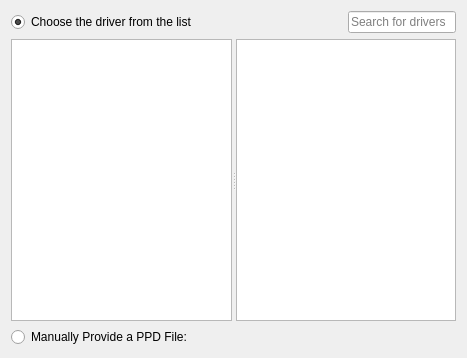
<?xml version="1.0" encoding="UTF-8"?>
<ui version="4.0">
 <class>SelectMakeModel</class>
 <widget class="QWidget" name="SelectMakeModel">
  <property name="geometry">
   <rect>
    <x>0</x>
    <y>0</y>
    <width>467</width>
    <height>358</height>
   </rect>
  </property>
  <property name="windowTitle">
   <string>Select a Driver</string>
  </property>
  <layout class="QGridLayout" name="gridLayout">
   <item row="2" column="0">
    <widget class="QRadioButton" name="radioButton">
     <property name="text">
      <string>Manually Provide a PPD File:</string>
     </property>
    </widget>
   </item>
   <item row="2" column="1">
    <widget class="KUrlRequester" name="kurlrequester">
     <property name="enabled">
      <bool>false</bool>
     </property>
     <property name="sizePolicy">
      <sizepolicy hsizetype="Expanding" vsizetype="Fixed">
       <horstretch>0</horstretch>
       <verstretch>0</verstretch>
      </sizepolicy>
     </property>
     <property name="filter">
      <string>*.ppd *.ppd.gz|PostScript Printer Description files</string>
     </property>
    </widget>
   </item>
   <item row="1" column="0" colspan="2">
    <widget class="QSplitter" name="splitter">
     <property name="sizePolicy">
      <sizepolicy hsizetype="Preferred" vsizetype="Expanding">
       <horstretch>0</horstretch>
       <verstretch>0</verstretch>
      </sizepolicy>
     </property>
     <property name="orientation">
      <enum>Qt::Horizontal</enum>
     </property>
     <property name="childrenCollapsible">
      <bool>false</bool>
     </property>
     <widget class="QListView" name="makeView">
      <property name="sizePolicy">
       <sizepolicy hsizetype="Preferred" vsizetype="Expanding">
        <horstretch>0</horstretch>
        <verstretch>0</verstretch>
       </sizepolicy>
      </property>
     </widget>
     <widget class="QListView" name="ppdsLV">
      <property name="editTriggers">
       <set>QAbstractItemView::NoEditTriggers</set>
      </property>
     </widget>
    </widget>
   </item>
   <item row="0" column="0" colspan="2">
    <layout class="QHBoxLayout" name="horizontalLayout">
     <item>
      <widget class="QRadioButton" name="radioButton_2">
       <property name="text">
        <string>Choose the driver from the list</string>
       </property>
       <property name="checked">
        <bool>true</bool>
       </property>
      </widget>
     </item>
     <item>
      <widget class="KLineEdit" name="klineedit">
       <property name="sizePolicy">
        <sizepolicy hsizetype="Fixed" vsizetype="Fixed">
         <horstretch>0</horstretch>
         <verstretch>0</verstretch>
        </sizepolicy>
       </property>
       <property name="placeholderText">
        <string>Search for drivers</string>
       </property>
      </widget>
     </item>
    </layout>
   </item>
  </layout>
 </widget>
 <customwidgets>
  <customwidget>
   <class>KLineEdit</class>
   <extends>QLineEdit</extends>
   <header>klineedit.h</header>
  </customwidget>
  <customwidget>
   <class>KUrlRequester</class>
   <extends>QFrame</extends>
   <header>kurlrequester.h</header>
  </customwidget>
 </customwidgets>
 <resources/>
 <connections>
  <connection>
   <sender>radioButton</sender>
   <signal>toggled(bool)</signal>
   <receiver>kurlrequester</receiver>
   <slot>setEnabled(bool)</slot>
   <hints>
    <hint type="sourcelabel">
     <x>134</x>
     <y>9</y>
    </hint>
    <hint type="destinationlabel">
     <x>218</x>
     <y>11</y>
    </hint>
   </hints>
  </connection>
  <connection>
   <sender>radioButton</sender>
   <signal>clicked()</signal>
   <receiver>kurlrequester</receiver>
   <slot>setFocus()</slot>
   <hints>
    <hint type="sourcelabel">
     <x>78</x>
     <y>8</y>
    </hint>
    <hint type="destinationlabel">
     <x>326</x>
     <y>13</y>
    </hint>
   </hints>
  </connection>
 </connections>
</ui>
